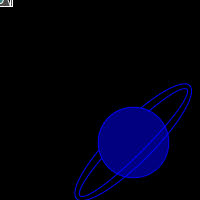
Frame 1 (no input)
Frame 60 (the mouse pressed at the canvas centre just before this capture): identical to frame 1, image omitted
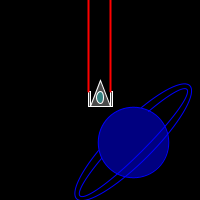
Frame 120 (the mouse held since frame 60 and released just before this capture)

The Processing sketch that drew these frames (run headless with seeded random() and noise(); from frame 60 on, the mouse is pressed at the canvas centre):

// Processing sketch: sketch_200206b
// ── sketch_200206b.pde
boolean mPressed=false;
void setup(){
  size(200,200);
}
void draw(){
  background(0);
 
  pushMatrix();
  translate(width/1.5,1);
  rotate(PI/4);
  stroke(0,0,255);
  noFill();
  strokeWeight(1);
  arc(100,100,40,161,radians(-158),radians(158));
  arc(100,100,25,150,radians(-154),radians(153));
  strokeWeight(1);
  
  fill(0,0,255,128);
  ellipse(100,100,70,70);
 
 
  popMatrix();

 
  stroke(255);
  translate(mouseX-70,mouseY-90);
 
  fill(255,75);
  triangle(70,70,60,96,80,96);
 
  fill(0,255,255,75);
  ellipse(70,87,7,12);
 
  fill(255,75);
  rect(58,81,2,15);
  rect(80,81,2,15);
  
  if(mPressed){
   stroke(255,0,0);
    strokeWeight(2);
    line(58,81,58,-400);
    line(80,81,80,-400); 
  }
  
  
  
}



void mousePressed() {
  mPressed = true;
}
 
void mouseReleased() {
  mPressed = false;
}
